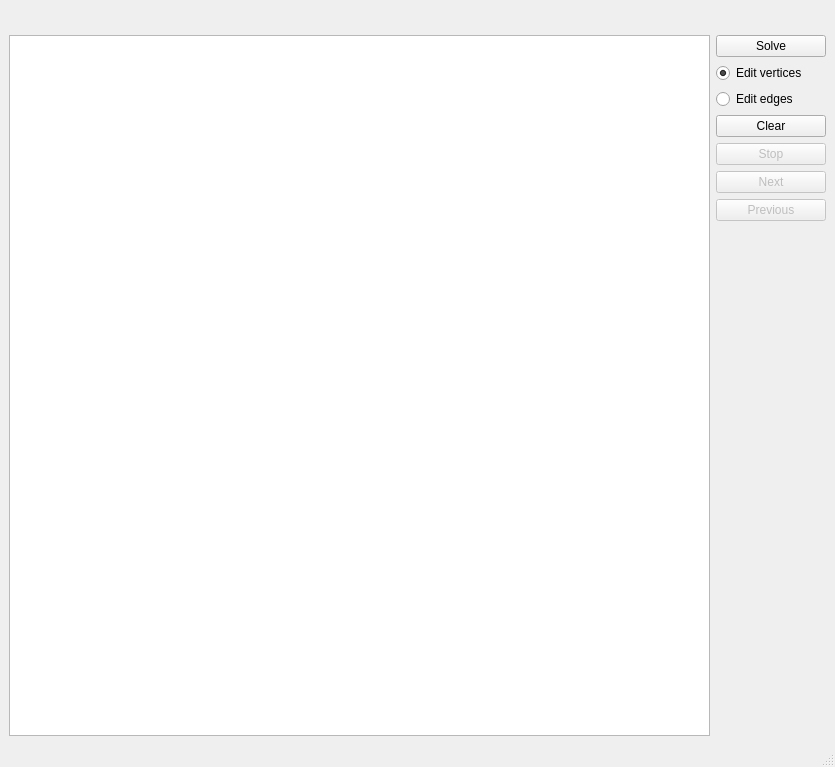
<?xml version="1.0" encoding="UTF-8"?>
<ui version="4.0">
 <class>Form</class>
 <widget class="QMainWindow" name="Form">
  <property name="geometry">
   <rect>
    <x>0</x>
    <y>0</y>
    <width>835</width>
    <height>767</height>
   </rect>
  </property>
  <property name="minimumSize">
   <size>
    <width>835</width>
    <height>767</height>
   </size>
  </property>
  <property name="maximumSize">
   <size>
    <width>835</width>
    <height>767</height>
   </size>
  </property>
  <property name="mouseTracking">
   <bool>false</bool>
  </property>
  <property name="windowTitle">
   <string>Euler</string>
  </property>
  <widget class="QWidget" name="centralwidget">
   <property name="mouseTracking">
    <bool>false</bool>
   </property>
   <layout class="QVBoxLayout" name="verticalLayout">
    <item>
     <layout class="QGridLayout" name="gridLayout">
      <item row="8" column="1">
       <widget class="QPushButton" name="pushNext">
        <property name="enabled">
         <bool>false</bool>
        </property>
        <property name="text">
         <string>Next</string>
        </property>
       </widget>
      </item>
      <item row="3" column="1">
       <widget class="QPushButton" name="pushSolve">
        <property name="text">
         <string>Solve</string>
        </property>
       </widget>
      </item>
      <item row="3" column="0" rowspan="10">
       <widget class="QGraphicsView" name="graphicsView">
        <property name="sizePolicy">
         <sizepolicy hsizetype="Fixed" vsizetype="Fixed">
          <horstretch>0</horstretch>
          <verstretch>0</verstretch>
         </sizepolicy>
        </property>
        <property name="minimumSize">
         <size>
          <width>701</width>
          <height>701</height>
         </size>
        </property>
        <property name="mouseTracking">
         <bool>false</bool>
        </property>
        <property name="interactive">
         <bool>true</bool>
        </property>
       </widget>
      </item>
      <item row="0" column="0">
       <spacer name="verticalSpacer">
        <property name="orientation">
         <enum>Qt::Vertical</enum>
        </property>
        <property name="sizeType">
         <enum>QSizePolicy::Maximum</enum>
        </property>
        <property name="sizeHint" stdset="0">
         <size>
          <width>20</width>
          <height>10</height>
         </size>
        </property>
       </spacer>
      </item>
      <item row="0" column="1">
       <spacer name="verticalSpacer_2">
        <property name="orientation">
         <enum>Qt::Vertical</enum>
        </property>
        <property name="sizeHint" stdset="0">
         <size>
          <width>20</width>
          <height>10</height>
         </size>
        </property>
       </spacer>
      </item>
      <item row="4" column="1">
       <widget class="QRadioButton" name="radioVertices">
        <property name="text">
         <string>Edit vertices</string>
        </property>
        <property name="checked">
         <bool>true</bool>
        </property>
        <attribute name="buttonGroup">
         <string notr="true">buttonGroup</string>
        </attribute>
       </widget>
      </item>
      <item row="5" column="1">
       <widget class="QRadioButton" name="radioEdges">
        <property name="text">
         <string>Edit edges</string>
        </property>
        <attribute name="buttonGroup">
         <string notr="true">buttonGroup</string>
        </attribute>
       </widget>
      </item>
      <item row="6" column="1">
       <widget class="QPushButton" name="pushClear">
        <property name="text">
         <string>Clear</string>
        </property>
       </widget>
      </item>
      <item row="7" column="1">
       <widget class="QPushButton" name="pushStop">
        <property name="enabled">
         <bool>false</bool>
        </property>
        <property name="text">
         <string>Stop</string>
        </property>
       </widget>
      </item>
      <item row="9" column="1">
       <widget class="QPushButton" name="pushPrevious">
        <property name="enabled">
         <bool>false</bool>
        </property>
        <property name="text">
         <string>Previous</string>
        </property>
       </widget>
      </item>
     </layout>
    </item>
   </layout>
  </widget>
  <widget class="QMenuBar" name="menubar">
   <property name="geometry">
    <rect>
     <x>0</x>
     <y>0</y>
     <width>835</width>
     <height>21</height>
    </rect>
   </property>
  </widget>
  <widget class="QStatusBar" name="statusbar"/>
 </widget>
 <resources/>
 <connections/>
 <buttongroups>
  <buttongroup name="buttonGroup"/>
 </buttongroups>
</ui>
